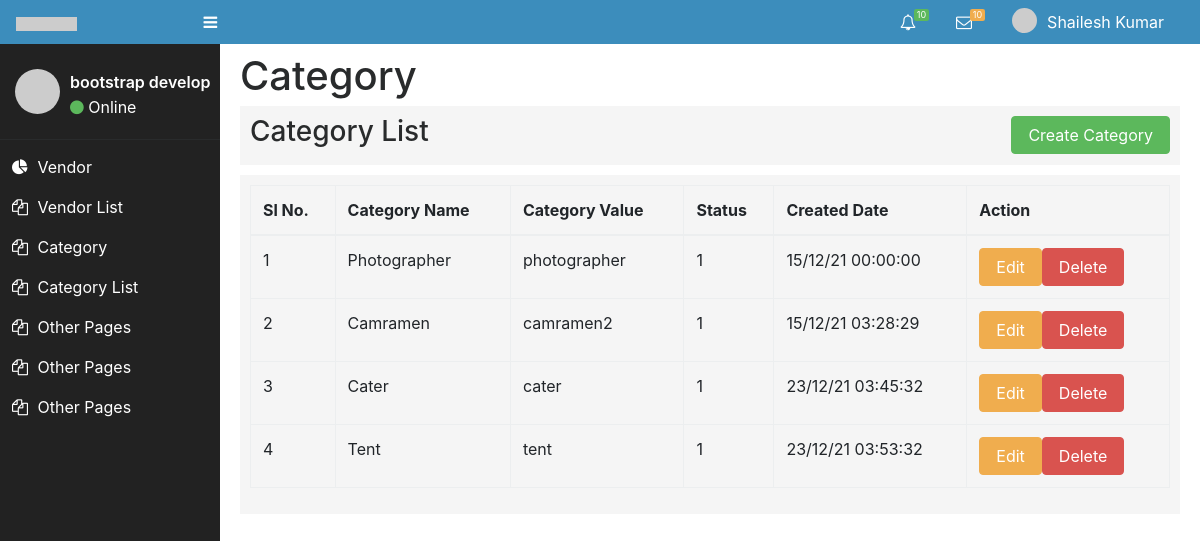
The app's page /categorylist.php (signed in) with its own data.
### tables this page shows
CREATE TABLE `vendortype` (
  `id` int(11) NOT NULL,
  `name` varchar(250) NOT NULL,
  `value` varchar(250) NOT NULL,
  `status` tinyint(4) NOT NULL DEFAULT '1',
  `created_at` datetime NOT NULL,
  `updated_at` timestamp NOT NULL DEFAULT CURRENT_TIMESTAMP ON UPDATE CURRENT_TIMESTAMP,
  `deleted_at` datetime DEFAULT NULL
);

### categorylist.php (the view, shortened to what this page needs)
<?php
require('db.php');
$query = "SELECT * FROM `vendortype`";
$result = mysqli_query($con,$query) or die(mysql_error());
?>
<!DOCTYPE html>
<html>
<head>
	<link rel="stylesheet" href="https://maxcdn.bootstrapcdn.com/bootstrap/4.5.2/css/bootstrap.min.css">
	<link rel="stylesheet" type="text/css" href="css/dashboard.css">
</head>
<body>
<header class="header">
          <nav class="navbar navbar-toggleable-md navbar-light pt-0 pb-0 ">
            <a class="navbar-brand p-0 mr-5" href="dashboard.php"><img src="http://via.placeholder.com/61x14"></a>
            <div class="float-left"> <a href="#" class="button-left"><span class="fa fa-fw fa-bars "></span></a> </div>
            <div class="collapse navbar-collapse flex-row-reverse" id="navbarNavDropdown">
              <ul class="navbar-nav">
                <li class="nav-item dropdown messages-menu">
                  <a class="nav-link dropdown-toggle" href="http://example.com" id="navbarDropdownMenuLink" data-toggle="dropdown" aria-haspopup="true" aria-expanded="false">
                    <i class="fa fa-bell-o"></i>
                    <span class="label label-success bg-success">10</span>
                  </a>
              </li>
              <li class="nav-item dropdown notifications-menu">
                <a class="nav-link dropdown-toggle" href="http://example.com" id="navbarDropdownMenuLink" data-toggle="dropdown" aria-haspopup="true" aria-expanded="false">
                  <i class="fa fa-envelope-o"></i>
                  <span class="label label-warning bg-warning">10</span>
                </a>
              </li>
              <li class="nav-item dropdown  user-menu">
                <a class="nav-link dropdown-toggle" href="http://example.com" id="navbarDropdownMenuLink" data-toggle="dropdown" aria-haspopup="true" aria-expanded="false">
                  <img src="http://via.placeholder.com/160x160" class="user-image" alt="User Image" >
                  <span class="hidden-xs"><?php echo $_SESSION['name'] ?></span>
                </a>
              </li>
            </ul>
          </div>
        </nav>
      </header>
      <div class="main">
        <aside>
          <div class="" style="display: flex;">
          <div class="sidebar left ">
            <div class="user-panel">
              <div class="pull-left image">
                <img src="http://via.placeholder.com/160x160" class="rounded-circle" alt="User Image">
              </div>
              <div class="pull-left info">
                <p>bootstrap develop</p>
                <a href="#"><i class="fa fa-circle text-success"></i> Online</a>
              </div>
            </div>
            <ul class="list-sidebar bg-defoult">
      <li> <a href="vendor.php"><i class="fa fa-pie-chart"></i> <span class="nav-label">Vendor</span> </a></li>
      <li> <a href="vendorlist.php"><i class="fa fa-files-o"></i> <span class="nav-label">Vendor List</span></a> </li>
      <li> <a href="category.php"><i class="fa fa-files-o"></i> <span class="nav-label">Category</span></a> </li>
      <li> <a href="categorylist.php"><i class="fa fa-files-o"></i> <span class="nav-label">Category List</span></a> </li>
      <li> <a href="#"><i class="fa fa-files-o"></i> <span class="nav-label">Other Pages</span></a> </li>
      <li> <a href="#"><i class="fa fa-files-o"></i> <span class="nav-label">Other Pages</span></a> </li>
      <li> <a href="#"><i class="fa fa-files-o"></i> <span class="nav-label">Other Pages</span></a> </li>
    </ul>
    </div>
    <div class="">
        <div class="panelbody" style="padding: 10px 0px 0px 20px;width: 80vw;">
            <div class="">
              <h1>Category</h1>
            </div>
            <div class="" style="display: flex;justify-content: space-between;align-items: center;background-color: #f5f5f5;padding:10px 10px 10px 10px;margin-bottom: 10px;">
              <div class="">
                <h3>Category List</h3>
              </div>
              <div>
                <a href="category.php" class="btn btn-success">Create Category</a>
              </div>
            </div>
            <div class="cardbody" style="background-color: #f5f5f5; padding: 10px 10px 10px 10px;">
              <table class="table table-bordered">
                <thead>
                  <tr>
                    <th>Sl No.</th>
                    <th>Category Name</th>
                    <th>Category Value</th>
                    <th>Status</th>
                    <th>Created Date</th>
                    <th>Action</th>
                  </tr>
                </thead>
                <tbody>
                  <?php
                  if($result){
                    $i = 1;
                    while($row = $result->fetch_assoc()) {
                  ?>
                  <tr>
                    <td><?php echo $i;  ?></td>
                    <td><?php echo $row['name'];  ?></td>
                    <td><?php echo $row['value'];  ?></td>
                    <td><?php echo $row['status'];  ?></td>
                    <td><?php echo date("d/m/y H:i:s", strtotime($row['created_at']));  ?></td>
                    <td><a href="vendoredit.php?vendorid=<?php echo $row['id']; ?>" class="btn btn-warning">Edit</a><a href="vendordelete.php?vendorid=<?php echo $row['id']; ?>" class="btn btn-danger">Delete</a></td>
                  </tr>
                  <?php
                  $i++;
                    }
                  }
                  ?>
                </tbody>
              </table>
            </div>
        </div>
    </div>
  </div>
    </aside>
    </div>
</body>
</html>

### records on screen
vendortype: name "Photographer", value "photographer", status "1", created_at "15/12/21 00:00:00"
vendortype: name "Camramen", value "camramen2", status "1", created_at "15/12/21 03:28:29"
vendortype: name "Cater", value "cater", status "1", created_at "23/12/21 03:45:32"
vendortype: name "Tent", value "tent", status "1", created_at "23/12/21 03:53:32"

### other values on screen
$_SESSION['name'] "Shailesh Kumar"
